Frame 1 (no input): blank canvas, image omitted
Frame 60 (the mouse pressed at the canvas centre just before this capture): blank canvas, image omitted
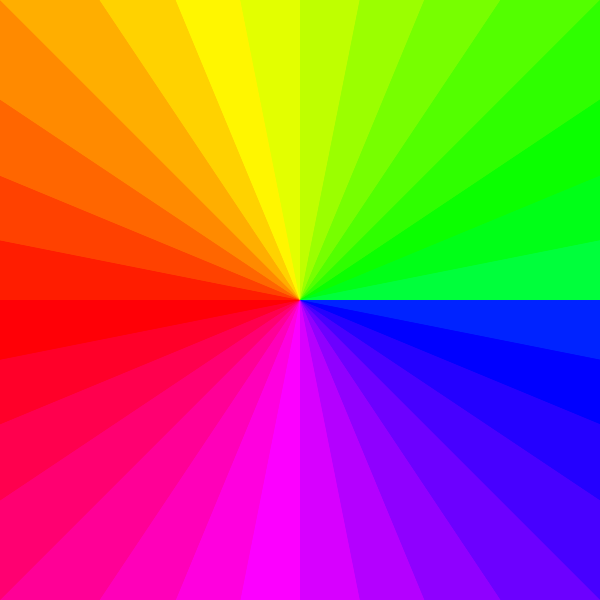
Frame 120 (the mouse held since frame 60 and released just before this capture)

The Processing sketch whose frames 1 and 60 were blank and that drew this single picture after the mouse press (run headless with seeded random() and noise(); from frame 60 on, the mouse is pressed at the canvas centre):

// Processing sketch: processing_138521
// ── processing_138521.pde

float segLength = 10;
ArrayList<Triangle> triangles;
color c;
int h,s;
int n = 32;
boolean pressed, help;

float mx,my;
float rr;
float theta;

void setup() {
  size(600,600);
  colorMode(HSB);
  h = (int) random(255);
  s = (int) random(255);
  noStroke();
  rr = .5*(sqrt(width*width+height*height));
  background(0);
  theta = 2*PI/n;
  triangles = new ArrayList<Triangle>();
  for (int j=0;j<n;j++) {
    triangles.add(new Triangle(j*theta,color((h+6*j)%255,255,255,255))); 
  } 
}
 
void draw() {
  if (help) {
    fill(255,255,255); 
    text("HELP:",60,60);    
    text("click on canvas to generate new drawing, keep mouse clicked and move to modify",60,90); 
    text("KEYS:",60,120);
    text("h: help",90,150);
    text("p: print (to procImg<..>.jpg",90,180);
    text("<space>: restart",90,210);
  }
  else { 
    for (int i=0;i<n;i++) {
      if(pressed) {  
         mx = mouseX;
         my = mouseY;
         triangles.get(i).display(mx,my);
      }
    } 
  }
}

void showHelp() {
    fill(255,255,255); 
    text("HELP:",60,60);    
    text("click on button to change color randomly",60,90); 
    text("KEYS:",60,120);
    text("h: help",90,150);
    text("s: save current drawing (to procImg<..>.jpg",90,180);
    text("<space>: generate new drawing",90,210);
}

void mousePressed() {
  background(0);
  help = false;
  pressed=true;
}

void mouseReleased() {
  pressed = false;
}

class Triangle {
  PVector end1 = new PVector();
  PVector end2 = new PVector();
  color col;
  Triangle(float angle,color col) {
  
    this.end1.x = rr*cos(angle)+.5*width;
    this.end1.y = rr*sin(angle)+.5*height;
    this.end2.x = rr*cos(angle+theta)+.5*width;
    this.end2.y = rr*sin(angle+theta)+.5*height;
    this.col = col;
  }
 
  void display(float X1,float Y1) {
    fill(col);
    triangle(X1,Y1,end1.x,end1.y,end2.x,end2.y);
  }
}

void keyPressed() {
  switch(key) {
  case ' ': 
    help = false;
    setup();  
    break;
  case 'h': 
    help = true;
    break;
  case 's':
    save("procImg"+str(millis())+".jpg");
    break;
  default:
    println("unknown key");   // Does not execute
    break;
  }
}
